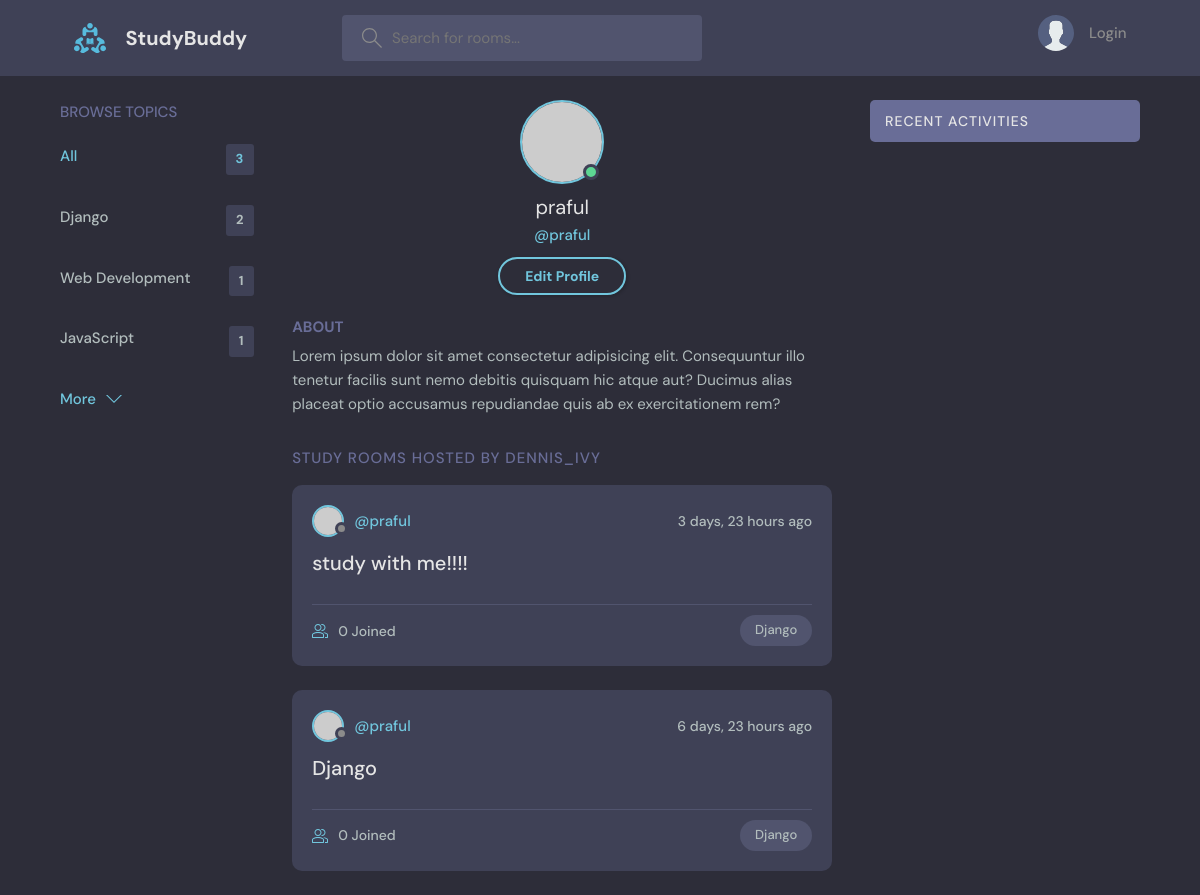
Before: /profile/1/ with the older database file.
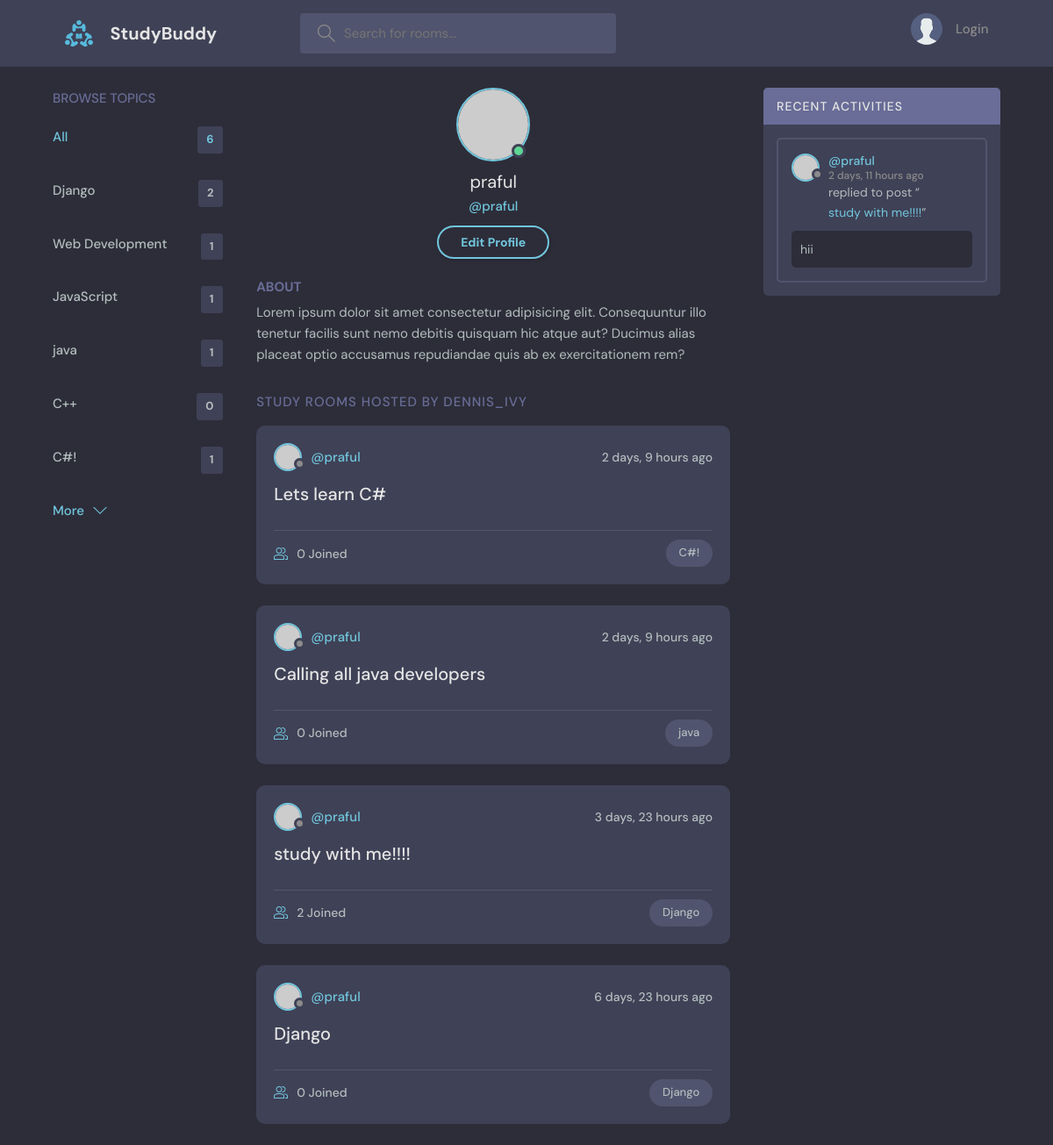
After: the same page with the newer database file.
### base/models.py (models this page shows, shortened)
class Topic(models.Model):
    name = models.CharField(max_length=200)

class Room(models.Model):
    host = models.ForeignKey(User, on_delete=models.SET_NULL, null=True)
    topic = models.ForeignKey(Topic, on_delete=models.SET_NULL, null=True)
    name = models.CharField(max_length=200)
    description = models.TextField(null=True, blank=True)
    participents = models.ManyToManyField(
        User, related_name='participents', blank=True)
    updated = models.DateTimeField(auto_now=True)
    created = models.DateTimeField(auto_now_add=True)
    class Meta:
        ordering = ['-updated', '-created']
    def __str__(self):
        return self.name

class Message(models.Model):
    user = models.ForeignKey(User, on_delete=models.CASCADE)
    room = models.ForeignKey(Room, on_delete=models.CASCADE)
    body = models.TextField()
    updated = models.DateTimeField(auto_now=True)
    created = models.DateTimeField(auto_now_add=True)
    class Meta:
        ordering = ['-updated', '-created']

### base/views.py (the view)
# urls.py: path('profile/<str:pk>/', userProfile, name="user-profile"),
def userProfile(request, pk):
    user = User.objects.get(id=pk)
    rooms = user.room_set.all()
    room_messages = user.message_set.all()
    topics = Topic.objects.all()
    context = {'user': user, 'rooms': rooms,
               'room_messages': room_messages, 'topics': topics}
    return render(request, 'base/profile.html', context)

### base/templates/base/profile.html
{% extends 'main.html' %}
{% block content %}
<main class="profile-page layout layout--3">
  <div class="container">
    {% include 'base/topic_component.html' %}
    <div class="roomList">
      <div class="profile">
        <div class="profile__avatar">
          <div class="avatar avatar--large active">
            <img src="https://randomuser.me/api/portraits/men/11.jpg" />
          </div>
        </div>
        <div class="profile__info">
          <h3>{{user.username}}</h3>
          <p>@{{user.username}}</p>
          <a href="{% url 'update-user' %}" class="btn btn--main btn--pill">Edit Profile</a>
        </div>
        <div class="profile__about">
          <h3>About</h3>
          <p>
            Lorem ipsum dolor sit amet consectetur adipisicing elit. Consequuntur illo tenetur
            facilis sunt nemo debitis quisquam hic atque aut? Ducimus alias placeat optio
            accusamus repudiandae quis ab ex exercitationem rem?
          </p>
        </div>
      </div>
      <div class="roomList__header">
        <div>
          <h2>Study Rooms Hosted by dennis_ivy</a>
          </h2>
        </div>
      </div>
      {% include 'base/feed_component.html' %}
    </div>
    {% include 'base/activity_component.html' %}
  </div>
</main>
{% endblock content %}

### base/templates/base/topic_component.html
<div class="topics">
    <div class="topics__header">
        <h2>Browse Topics</h2>
    </div>
    <ul class="topics__list">
        <li>
            <a href="{% url 'home' %}" class="active">All <span>{{topics.count}}</span></a>
        </li>
        {% for topic in topics %}
        <li>
            <a href="{% url 'home' %}?q={{topic.name}}">{{topic.name}} <span>{{topic.room_set.all.count}}</span></a>
        </li>
        {% endfor %}
    </ul>
    <a class="btn btn--link" href="{% url 'topics' %}">
        More
        <svg version="1.1" xmlns="http://www.w3.org/2000/svg" width="32" height="32" viewBox="0 0 32 32">
            <title>chevron-down</title>
            <path d="M16 21l-13-13h-3l16 16 16-16h-3l-13 13z"></path>
        </svg>
    </a>
</div>

### base/templates/base/feed_component.html (shortened to what this page needs)
{% for room in rooms %}
<div class="roomListRoom">
    <div class="roomListRoom__header">
        <a href="{% url 'user-profile' room.host.id %}" class="roomListRoom__author">
            <div class="avatar avatar--small">
                <img src="https://randomuser.me/api/portraits/women/11.jpg" />
            </div>
            <span>@{{ room.host.username }}</span>
        </a>
        <div class="roomListRoom__actions">
            <span>{{room.created|timesince}} ago</span>
        </div>
    </div>
    <div class="roomListRoom__content">
        <a href="{% url 'room' room.id %}">{{room.name}}</a>
    </div>
    <div class="roomListRoom__meta">
        <a href="{% url 'room' room.id %}" class="roomListRoom__joined">
            {{room.participents.all.count}} Joined
        </a>
        <p class="roomListRoom__topic">{{room.topic.name}}</p>
    </div>
</div>
{% endfor %}

### base/templates/base/activity_component.html (shortened to what this page needs)
<div class="activities">
    <div class="activities__header">
        <h2>Recent Activities</h2>
    </div>
    {% for message in room_messages %}
    <div class="activities__box">
        <div class="activities__boxHeader roomListRoom__header">
            <a href="{% url 'user-profile' message.user.id %}" class="roomListRoom__author">
                <div class="avatar avatar--small">
                    <img src="https://randomuser.me/api/portraits/women/11.jpg" />
                </div>
                <p>
                    @{{message.user}}
                    <span>{{message.created|timesince}} ago</span>
                </p>
            </a>
        </div>
        <div class="activities__boxContent">
            <p>replied to post “<a href="{% url 'room' message.room.id %}">{{message.room}}</a>”</p>
            <div class="activities__boxRoomContent">
                {{message.body}}
            </div>
        </div>
    </div>
    {% endfor %}
</div>

Changed rows visible on the page:
added Topic: name "java", room_set.all.count "1"
added Topic: name "C++", room_set.all.count "0"
added Topic: name "C#!", room_set.all.count "1"
added Room: host.username "praful", created "2 days, 9 hours", name "Lets learn C#", participents.all.count "0", topic.name "C#!"
added Room: host.username "praful", created "2 days, 9 hours", name "Calling all java developers", participents.all.count "0", topic.name "java"
computed for Room "study with me!!!!": participents.all.count "0" → "2"
added Message: user "praful", created "2 days, 11 hours", room "study with me!!!!", body "hii"
Other visible differences:
{{ topics.count }}: "3" → "6"
